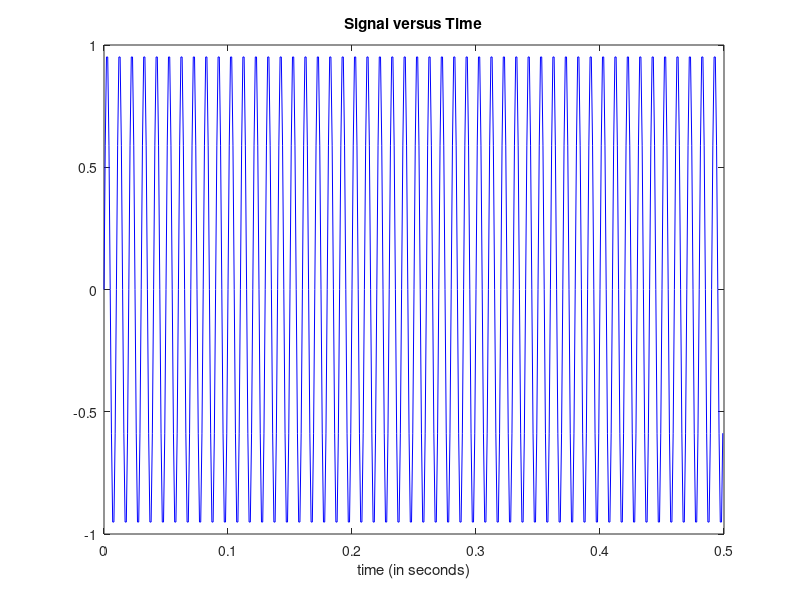

Here is the MATLAB script that generated this plot:
   %% Time specifications:
   Fs = 1000;                   % samples per second
   dt = 1/Fs;                   % seconds per sample
   StopTime = 0.5;             % seconds
   t = (0:dt:StopTime-dt)';     % seconds
   ph = 0;                     % phase in rad
   %% Sine wave:
   Fc = 100;                     % hertz
   x = sin(2*pi*Fc*t+ph);
   % Plot the signal versus time:
   figure(1);
   plot(t,x,'b');
   xlabel('time (in seconds)');
   title('Signal versus Time');
   zoom xon;